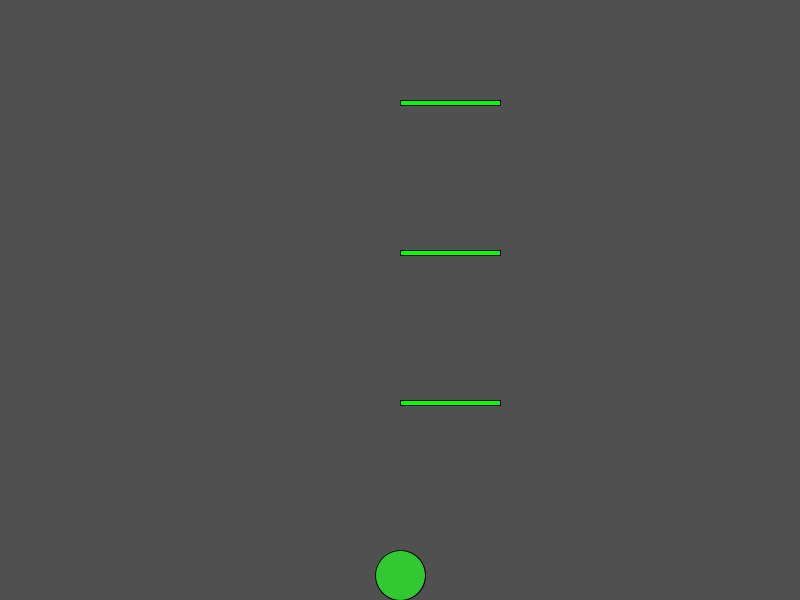
Frame 1 (no input)
Frame 60 (the mouse pressed at the canvas centre just before this capture): identical to frame 1, image omitted
Frame 120 (the mouse held since frame 60 and released just before this capture): identical to frame 1, image omitted

The Processing sketch that drew this single still picture (run headless with seeded random() and noise(); from frame 60 on, the mouse is pressed at the canvas centre):

// Processing sketch: sketch_201223a
// ── sketch_201223a.pde
void setup(){
  size(800,600);
}

int frogX=400;
int frogY=575;
Car car1 = new Car(400,100,100,5);
Car car2 = new Car(400,250,100,5);
Car car3 = new Car(400,400,100,5);
void draw(){
  background(80,80,80);
  
  car1.display();
  car2.display();
  car3.display();
  
  fill(50,200,50);
  ellipse(frogX,frogY,50,50);
  
}

void keyPressed()
{
    if(key == CODED){
        if(keyCode == UP)
        {
            //Frog Y position goes up
            if(frogY>0+25){
            frogY=frogY-10;}
        }
        else if(keyCode == DOWN)
        {
            //Frog Y position goes down
            if(frogY<600-25){
            frogY=frogY+10;}
        }
        else if(keyCode == RIGHT)
        {
            //Frog X position goes right
            if(frogX<800-25){
            frogX=frogX+10;}
        }
        else if(keyCode == LEFT)
        {
            //Frog X position goes left
            if(frogX>0+25){
            frogX=frogX-10;}
        }
    }
}

class Car{
  int carX;
  int carY;
  int carZ;
  int carS;
  Car(int x, int y, int z, int s){
    carX=x;
    carY=y;
    carZ=z;
    carS=s;
  }
  void display()
  {
    fill(0,255,0);
    rect(carX , carY, carZ, carS);
  }
}
